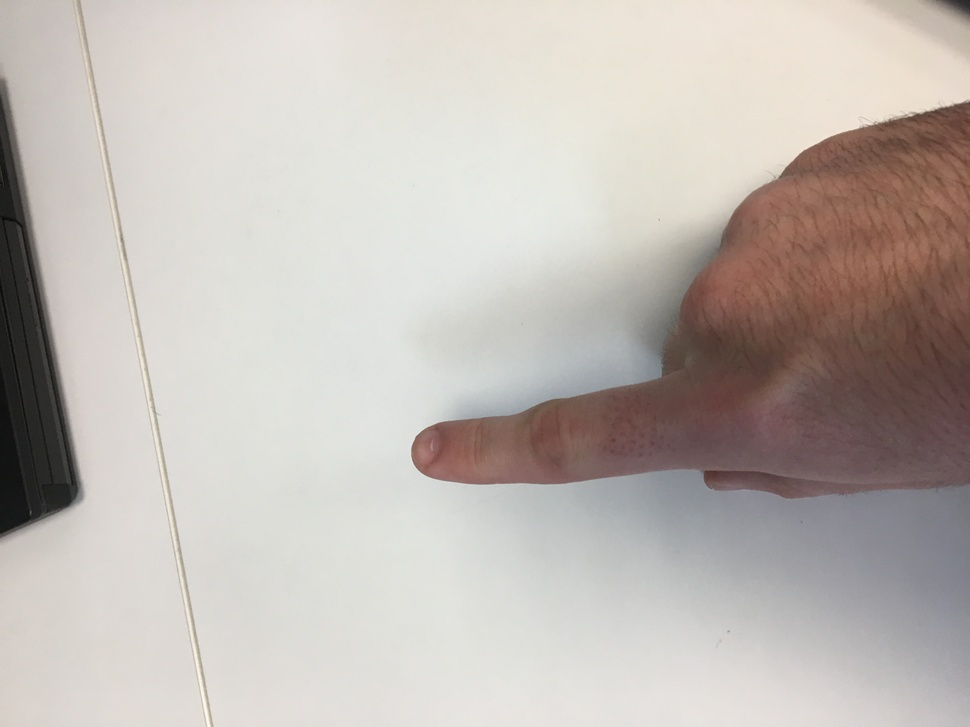
%> input picture MATLAB/HandRecognition/1.JPG, 970 x 727 px, shrunk from 4032 x 3024 before the run
$ octave --eval "result = SkinDetector(imread('1.JPG'));"   (GNU Octave 9; MATLAB toolbox functions it lacks are replaced by stand-ins)
%> lines starting %> are read from the running program, lines starting %| are printed output that depends on the picture; in (x1, y1, x2, y2) boxes, pixels count from 0 and x2, y2 are one past the last pixel; in counts of white or black regions, pixels touching at a corner belong together; the program's own positions count from 1
### MATLAB/HandRecognition/grayworld.m
function out = grayworld(I)
% Illumination compensation algorithm to deal with different light
% environment
% input - original image of the hand
% output - image of the hand with illumination compensation

    out = uint8(zeros(size(I,1), size(I,2), size(I,3)));
    %R,G,B components of the input image
    R = I(:,:,1);
    G = I(:,:,2);
    B = I(:,:,3);

    %Inverse of the Avg values of the R,G,B
    mR = 1/(mean(mean(R)));
    mG = 1/(mean(mean(G)));
    mB = 1/(mean(mean(B)));

    %Smallest Avg Value (MAX because we are dealing with the inverses)
    maxRGB = max(max(mR, mG), mB);

    %Calculate the scaling factors
    mR = mR/maxRGB;
    mG = mG/maxRGB;
    mB = mB/maxRGB;

    %Scale the values
    out(:,:,1) = R*mR;
    out(:,:,2) = G*mG;
    out(:,:,3) = B*mB;
end

### MATLAB/HandRecognition/SkinDetector.m
%-==========================================-
% Chess Vision - Image Processing
%
% Maor Assayag     Eyal Zuckerman
% Refahel Shetrit  Yaniv Okavi
%-==========================================-
function bin = SkinDetector(img_orig)
    se = strel('disk',2);
    img_orig = imerode(img_orig,se);

    height = size(img_orig,1);
    width = size(img_orig,2);

    %Initialize the output images
    bin = zeros(height,width);

    %Apply Grayworld Algorithm for illumination compensation
    img = grayworld(img_orig);

    %Convert the image from RGB to YCbCr
    img_ycbcr = rgb2ycbcr(img);
    Cb = img_ycbcr(:,:,2);
    Cr = img_ycbcr(:,:,3);

    %Detect Skin
    [r,c,~] = find(Cb>=77 & Cb<=127 & Cr>=133 & Cr<=173);
    numind = size(r,1);

    %Mark Skin Pixels
    for i=1:numind
        bin(r(i),c(i)) = 1;
    end
end
%> in grayworld, `R = I(:,:,1);`:
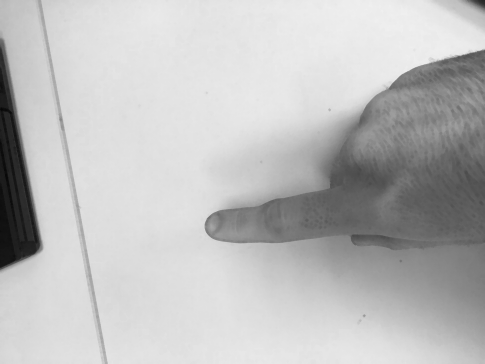
%> R: size 727x970 uint8 (shown at 1/2 size); min 7, max 240, mean 190.1
%> in grayworld, `G = I(:,:,2);`:
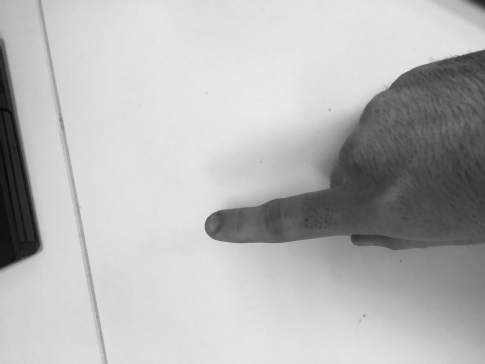
%> G: size 727x970 uint8 (shown at 1/2 size); min 7, max 234, mean 183
%> in grayworld, `mR = 1/(mean(mean(R)));`: mR = 0.00526
%> in grayworld, `mG = 1/(mean(mean(G)));`: mG = 0.00547
%> in grayworld, `mB = 1/(mean(mean(B)));`: mB = 0.00564
%> in grayworld, `mR = mR/maxRGB;`: mR = 0.934
%> in grayworld, `mG = mG/maxRGB;`: mG = 0.97
%> in grayworld, `mB = mB/maxRGB;`: mB = 1
%> in grayworld, `out(:,:,1) = R*mR;`:
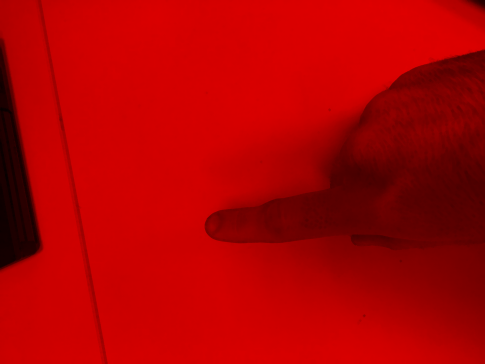
%> out: size 727x970x3 uint8 (shown at 1/2 size); mean R, G, B 177.4, 0, 0
%> in grayworld, `out(:,:,2) = G*mG;`:
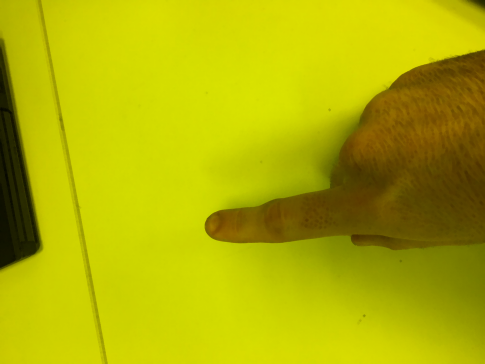
%> out: size 727x970x3 uint8 (shown at 1/2 size); mean R, G, B 177.4, 177.4, 0
%> in SkinDetector, `Cr = img_ycbcr(:,:,3);`:
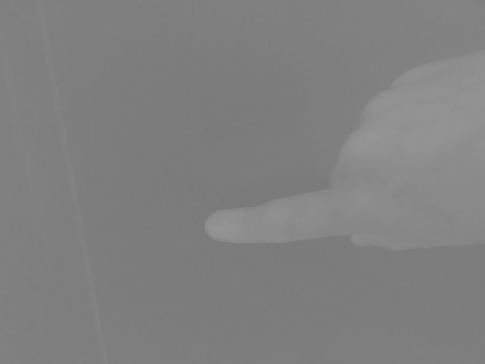
%> Cr: size 727x970 uint8 (shown at 1/2 size); min 120, max 149, mean 128
%> in SkinDetector, `[r,c,~] = find(Cb>=77 & Cb<=127 & Cr>=133 & Cr<=173);`: r = 111024 values from 99 to 500; c = 111024 values from 411 to 970
%> in SkinDetector, `numind = size(r,1);`: numind = 111024
%> after the loop in SkinDetector, `for i=1:numind`:
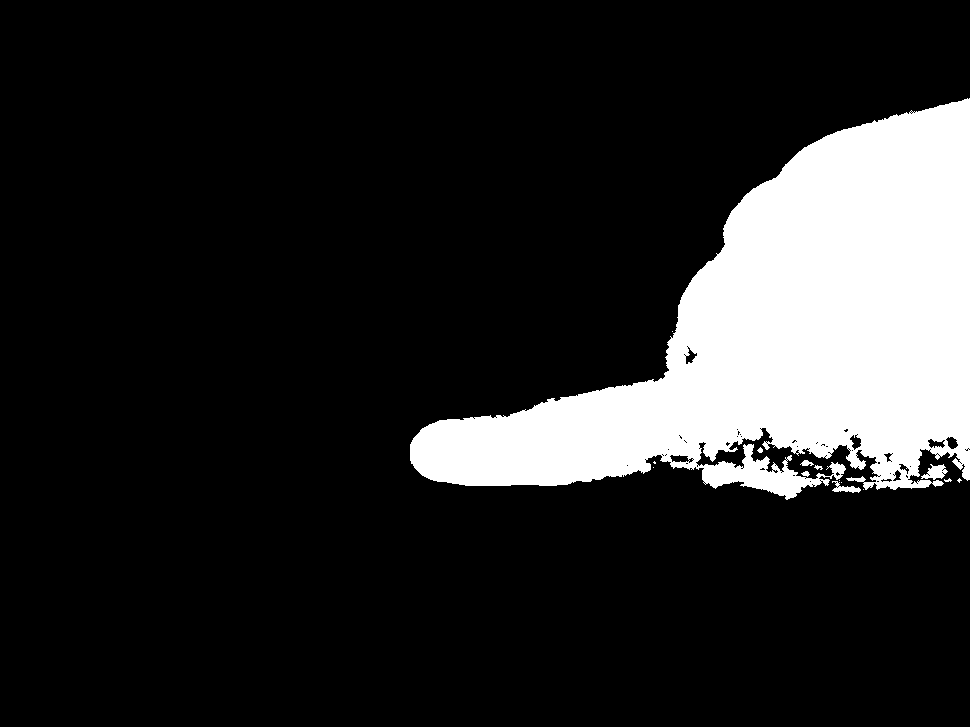
%> bin: size 727x970 double; values 0 (black) and 1 (white), 15.7% white; 15 white regions (8 under 20 px), largest, box (x1, y1, x2, y2) and area: (410, 98, 970, 500) 110460, (921, 464, 948, 480) 237, (832, 481, 861, 493) 155

$ run again, on MATLAB/HandRecognition/2.jpg
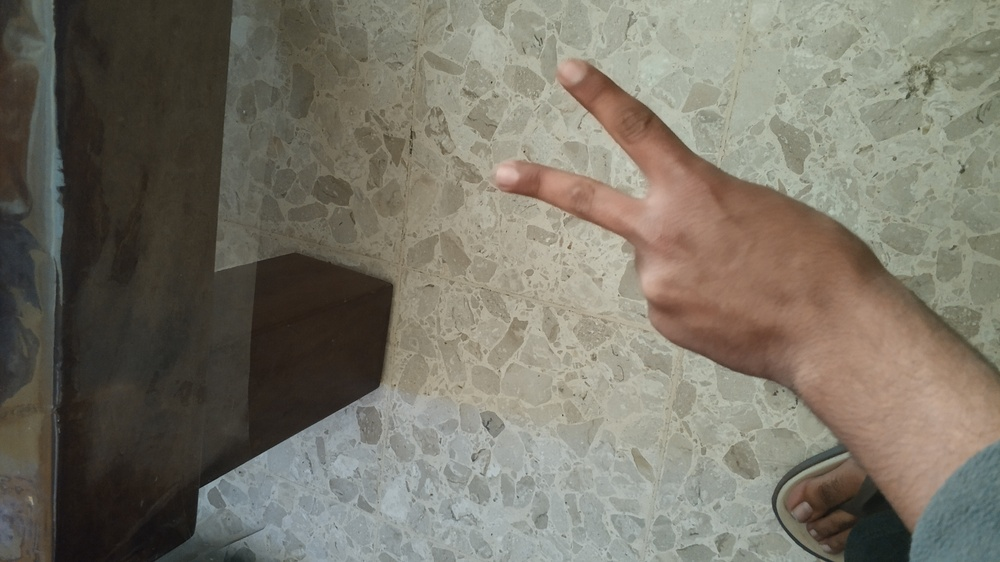
%> input picture MATLAB/HandRecognition/2.jpg, 1000 x 562 px, shrunk from 4000 x 2250 before the run
%> in grayworld, `mR = 1/(mean(mean(R)));`: mR = 0.00891
%> in grayworld, `mG = 1/(mean(mean(G)));`: mG = 0.00928
%> in grayworld, `mB = 1/(mean(mean(B)));`: mB = 0.0105
%> in grayworld, `mR = mR/maxRGB;`: mR = 0.85
%> in grayworld, `mG = mG/maxRGB;`: mG = 0.886
%> in grayworld, `mB = mB/maxRGB;`: mB = 1
%> img_ycbcr: size 562x1000x3 uint8; mean of channels 1, 2, 3 98, 128, 128
%> in SkinDetector, `Cr = img_ycbcr(:,:,3);`:
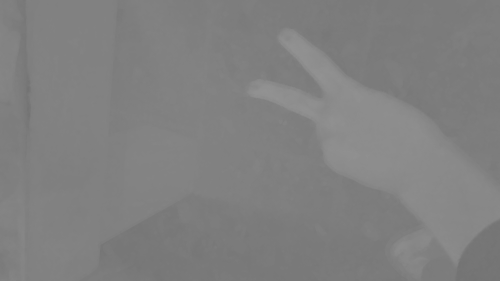
%> Cr: size 562x1000 uint8 (shown at 1/2 size); min 114, max 146, mean 128
%> r = 81388 values from 58 to 562; c = 81388 values from 1 to 1000
%> numind = 81388
%> after the loop in SkinDetector, `for i=1:numind`:
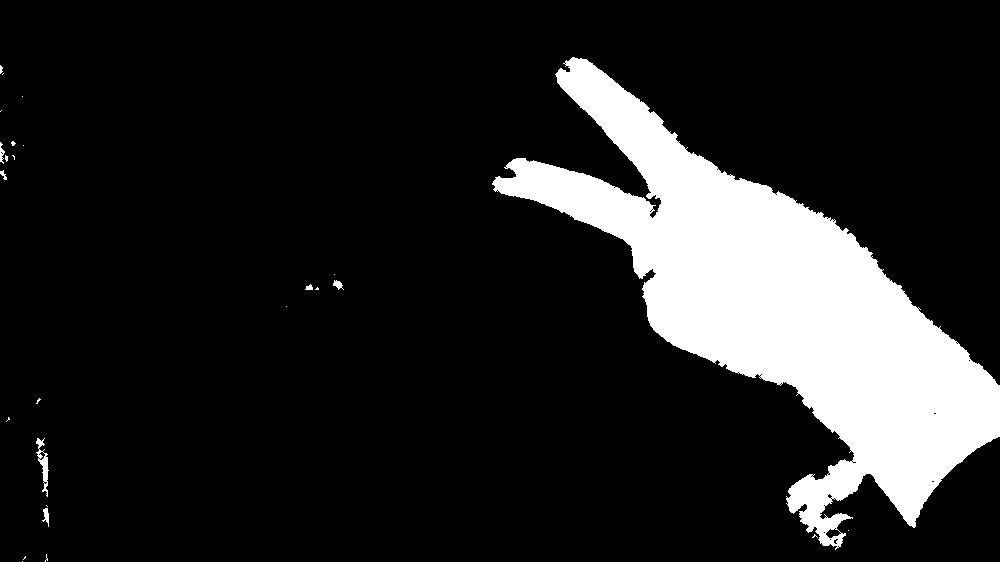
%> bin: size 562x1000 double; values 0 (black) and 1 (white), 14.5% white; 26 white regions (19 under 20 px), largest, box (x1, y1, x2, y2) and area: (492, 57, 1000, 550) 80730, (36, 438, 49, 497) 285, (42, 508, 49, 527) 71

$ run again, on MATLAB/HandRecognition/3.jpg
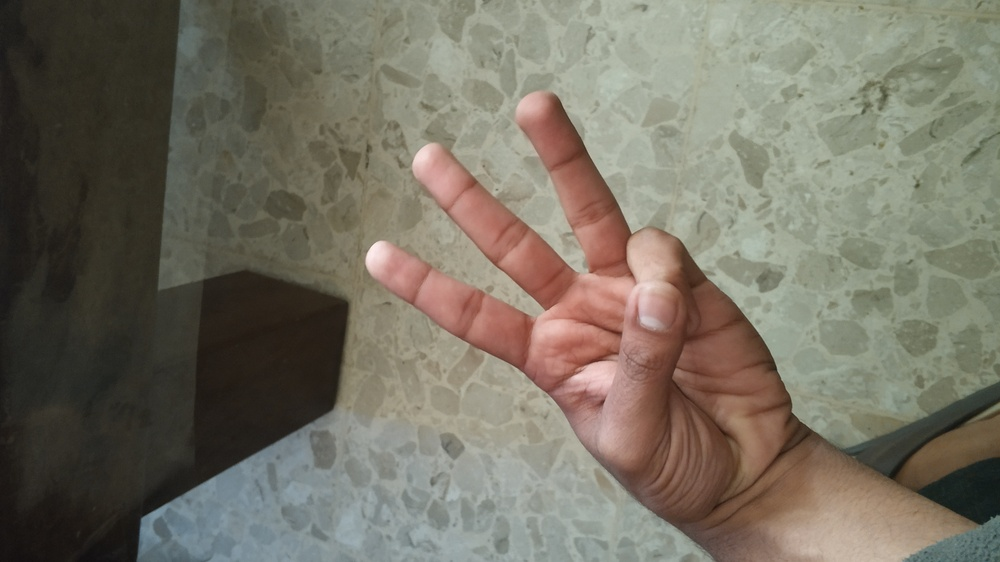
%> input picture MATLAB/HandRecognition/3.jpg, 1000 x 562 px, shrunk from 4000 x 2250 before the run
%> in grayworld, `mR = 1/(mean(mean(R)));`: mR = 0.00891
%> in grayworld, `mG = 1/(mean(mean(G)));`: mG = 0.00934
%> in grayworld, `mB = 1/(mean(mean(B)));`: mB = 0.0107
%> in grayworld, `mR = mR/maxRGB;`: mR = 0.833
%> in grayworld, `mG = mG/maxRGB;`: mG = 0.873
%> in grayworld, `mB = mB/maxRGB;`: mB = 1
%> img_ycbcr: size 562x1000x3 uint8; mean of channels 1, 2, 3 96.3, 128, 128
%> in SkinDetector, `Cr = img_ycbcr(:,:,3);`:
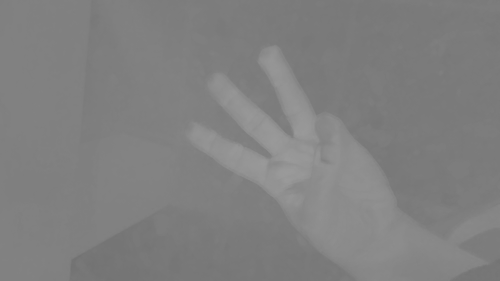
%> Cr: size 562x1000 uint8 (shown at 1/2 size); min 113, max 154, mean 128
%> r = 89372 values from 91 to 562; c = 89372 values from 373 to 1000
%> numind = 89372
%> after the loop in SkinDetector, `for i=1:numind`:
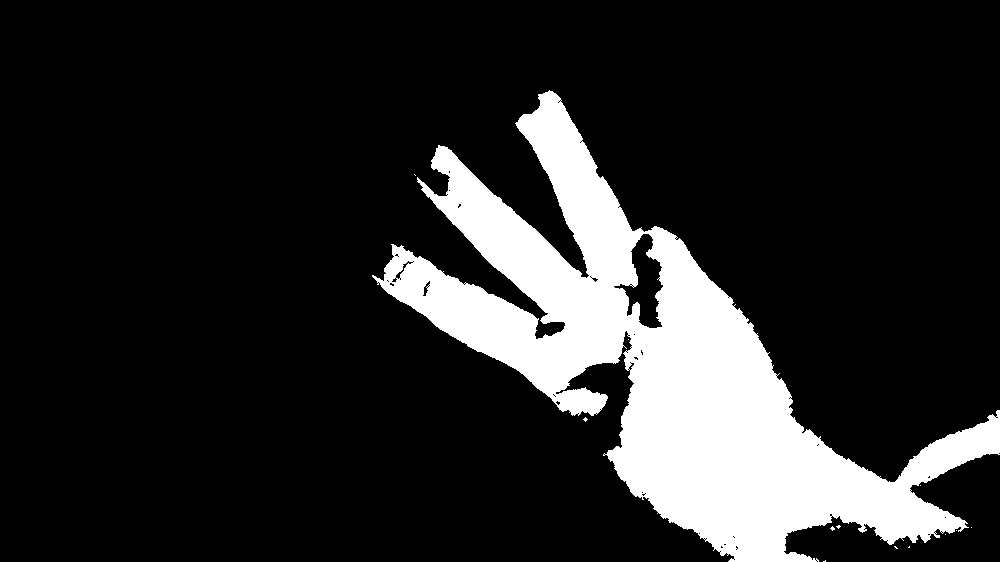
%> bin: size 562x1000 double; values 0 (black) and 1 (white), 15.9% white; 13 white regions (12 under 20 px), largest, box (x1, y1, x2, y2) and area: (372, 90, 1000, 562) 89314
